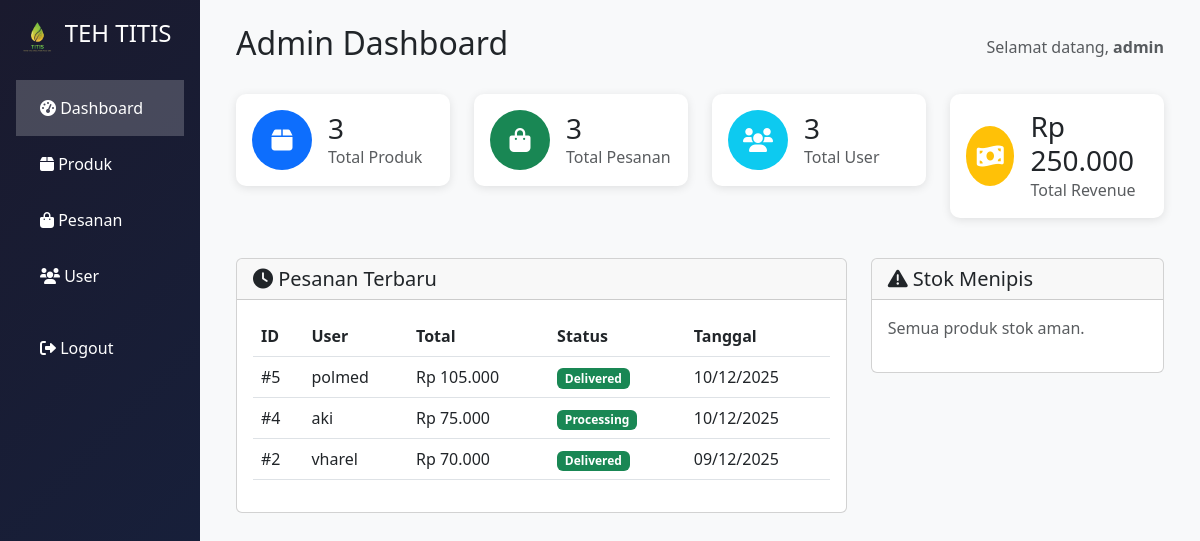
Page /admin/dashboard.php (signed in) on the committed database.
### tables this page shows
CREATE TABLE `orders` (
  `id` int(11) NOT NULL,
  `user_id` int(11) NOT NULL,
  `total_harga` decimal(10,2) NOT NULL,
  `status` enum('pending','processing','shipped','delivered','cancelled') DEFAULT 'pending',
  `nama_penerima` varchar(100) NOT NULL,
  `alamat` text NOT NULL,
  `telepon` varchar(20) NOT NULL,
  `email` varchar(100) NOT NULL,
  `catatan` text DEFAULT NULL,
  `created_at` timestamp NOT NULL DEFAULT current_timestamp()
);

CREATE TABLE `users` (
  `id` int(11) NOT NULL,
  `username` varchar(50) NOT NULL,
  `email` varchar(100) NOT NULL,
  `password` varchar(255) NOT NULL,
  `role` enum('admin','user') DEFAULT 'user',
  `created_at` timestamp NOT NULL DEFAULT current_timestamp()
);

### config.php (called while the page is built, shortened)
<?php
function formatRupiah($amount) {
    return 'Rp ' . number_format($amount, 0, ',', '.');
}
?>

### admin/dashboard.php (the view, shortened to what this page needs)
<?php
require_once '../config.php';
$total_products = $conn->query("SELECT COUNT(*) as count FROM products")->fetch_assoc()['count'];
$total_orders = $conn->query("SELECT COUNT(*) as count FROM orders")->fetch_assoc()['count'];
$total_users = $conn->query("SELECT COUNT(*) as count FROM users WHERE role = 'user'")->fetch_assoc()['count'];
$total_revenue = $conn->query("SELECT SUM(total_harga) as total FROM orders WHERE status != 'cancelled'")->fetch_assoc()['total'];
$recent_orders = [];
$result = $conn->query("SELECT o.*, u.username FROM orders o JOIN users u ON o.user_id = u.id ORDER BY o.created_at DESC LIMIT 5");
if ($result) {
    while ($row = $result->fetch_assoc()) {
        $recent_orders[] = $row;
    }
}
$low_stock = [];
?>
<!DOCTYPE html>
<html lang="id">
<head>
    <link href="https://cdn.jsdelivr.net/npm/bootstrap@5.3.0/dist/css/bootstrap.min.css" rel="stylesheet">
    <link rel="stylesheet" href="https://cdnjs.cloudflare.com/ajax/libs/font-awesome/6.0.0/css/all.min.css">
</head>
<body>
    <div class="container-fluid">
        <div class="row">
            <div class="col-md-3 col-lg-2 p-0 sidebar">
                <div class="d-flex flex-column p-3 text-white">
                    <h4 class="mb-4"><img src="../assets/images/logo.jpg" alt="TEH TITIS Logo" height="40"> TEH TITIS</h4>
                    <ul class="nav nav-pills flex-column mb-auto">
                        <li class="nav-item">
                            <a href="dashboard.php" class="nav-link active">
                                <i class="fas fa-tachometer-alt"></i> Dashboard
                            </a>
                        </li>
                        <li class="nav-item">
                            <a href="products.php" class="nav-link">
                                <i class="fas fa-box"></i> Produk
                            </a>
                        </li>
                        <li class="nav-item">
                            <a href="orders.php" class="nav-link">
                                <i class="fas fa-shopping-bag"></i> Pesanan
                            </a>
                        </li>
                        <li class="nav-item">
                            <a href="users.php" class="nav-link">
                                <i class="fas fa-users"></i> User
                            </a>
                        </li>
                                                <li class="nav-item mt-3">
                            <a href="../logout.php" class="nav-link">
                                <i class="fas fa-sign-out-alt"></i> Logout
                            </a>
                        </li>
                    </ul>
                </div>
            </div>
            <div class="col-md-9 col-lg-10 main-content">
                <div class="p-4">
                    <div class="d-flex justify-content-between align-items-center mb-4">
                        <h2>Admin Dashboard</h2>
                        <div class="text-muted">
                            Selamat datang, <strong><?php echo $_SESSION['username']; ?></strong>
                        </div>
                    </div>
                    <div class="row mb-4">
                        <div class="col-md-3 mb-3">
                            <div class="stat-card p-3">
                                <div class="d-flex align-items-center">
                                    <div class="stat-icon bg-primary text-white me-3">
                                        <i class="fas fa-box"></i>
                                    </div>
                                    <div>
                                        <h3 class="mb-0"><?php echo $total_products; ?></h3>
                                        <p class="text-muted mb-0">Total Produk</p>
                                    </div>
                                </div>
                            </div>
                        </div>
                        <div class="col-md-3 mb-3">
                            <div class="stat-card p-3">
                                <div class="d-flex align-items-center">
                                    <div class="stat-icon bg-success text-white me-3">
                                        <i class="fas fa-shopping-bag"></i>
                                    </div>
                                    <div>
                                        <h3 class="mb-0"><?php echo $total_orders; ?></h3>
                                        <p class="text-muted mb-0">Total Pesanan</p>
                                    </div>
                                </div>
                            </div>
                        </div>
                        <div class="col-md-3 mb-3">
                            <div class="stat-card p-3">
                                <div class="d-flex align-items-center">
                                    <div class="stat-icon bg-info text-white me-3">
                                        <i class="fas fa-users"></i>
                                    </div>
                                    <div>
                                        <h3 class="mb-0"><?php echo $total_users; ?></h3>
                                        <p class="text-muted mb-0">Total User</p>
                                    </div>
                                </div>
                            </div>
                        </div>
                        <div class="col-md-3 mb-3">
                            <div class="stat-card p-3">
                                <div class="d-flex align-items-center">
                                    <div class="stat-icon bg-warning text-white me-3">
                                        <i class="fas fa-money-bill-wave"></i>
                                    </div>
                                    <div>
                                        <h3 class="mb-0"><?php echo formatRupiah($total_revenue); ?></h3>
                                        <p class="text-muted mb-0">Total Revenue</p>
                                    </div>
                                </div>
                            </div>
                        </div>
                    </div>
                    <div class="row">
                        <div class="col-md-8 mb-4">
                            <div class="card">
                                <div class="card-header">
                                    <h5 class="mb-0"><i class="fas fa-clock"></i> Pesanan Terbaru</h5>
                                </div>
                                <div class="card-body">
                                    <?php if (empty($recent_orders)): ?>
                                        <p class="text-muted">Belum ada pesanan.</p>
                                    <?php else: ?>
                                        <div class="table-responsive">
                                            <table class="table table-hover">
                                                <thead>
                                                    <tr>
                                                        <th>ID</th>
                                                        <th>User</th>
                                                        <th>Total</th>
                                                        <th>Status</th>
                                                        <th>Tanggal</th>
                                                    </tr>
                                                </thead>
                                                <tbody>
                                                    <?php foreach ($recent_orders as $order): ?>
                                                        <tr>
                                                            <td>#<?php echo $order['id']; ?></td>
                                                            <td><?php echo $order['username']; ?></td>
                                                            <td><?php echo formatRupiah($order['total_harga']); ?></td>
                                                            <td>
                                                                <span class="badge bg-<?php
                                                                    echo $order['status'] == 'pending' ? 'warning' :
                                                                         $order['status'] == 'processing' ? 'info' :
                                                                         $order['status'] == 'shipped' ? 'primary' :
                                                                         $order['status'] == 'delivered' ? 'success' : 'danger';
                                                                ?>">
                                                                    <?php echo ucfirst($order['status']); ?>
                                                                </span>
                                                            </td>
                                                            <td><?php echo date('d/m/Y', strtotime($order['created_at'])); ?></td>
                                                        </tr>
                                                    <?php endforeach; ?>
                                                </tbody>
                                            </table>
                                        </div>
                                    <?php endif; ?>
                                </div>
                            </div>
                        </div>
                        <div class="col-md-4 mb-4">
                            <div class="card">
                                <div class="card-header">
                                    <h5 class="mb-0"><i class="fas fa-exclamation-triangle"></i> Stok Menipis</h5>
                                </div>
                                <div class="card-body">
                                    <?php if (empty($low_stock)): ?>
                                        <p class="text-muted">Semua produk stok aman.</p>
                                    <?php endif; ?>
                                </div>
                            </div>
                        </div>
                    </div>
                </div>
            </div>
        </div>
    </div>
</body>
</html>

### admin/dashboard.php (style rules this page uses)
.sidebar { min-height: 100vh; background: linear-gradient(135deg, #1a1a2e 0%, #16213e 100%); }
.sidebar .nav-link { color: white; padding: 1rem 1.5rem; border-radius: 0; }
.sidebar .nav-link.active { background: rgba(255,255,255,0.2); }
.main-content { background: #f8f9fa; min-height: 100vh; }
.stat-card { background: white; border-radius: 10px; box-shadow: 0 2px 10px rgba(0,0,0,0.1); transition: transform 0.3s ease; }
.stat-icon { width: 60px; height: 60px; border-radius: 50%; display: flex; align-items: center; justify-content: center; font-size: 1.5rem; }

### rows in the picture
orders: id "5", user.username "polmed", total_harga "Rp 105.000", status "Delivered", created_at "10/12/2025"
orders: id "4", user.username "aki", total_harga "Rp 75.000", status "Processing", created_at "10/12/2025"
orders: id "2", user.username "vharel", total_harga "Rp 70.000", status "Delivered", created_at "09/12/2025"

### other values in the picture
$_SESSION['username'] "admin"
$total_products "3"
$total_orders "3"
$total_users "3"
formatRupiah($total_revenue) "Rp 250.000"
